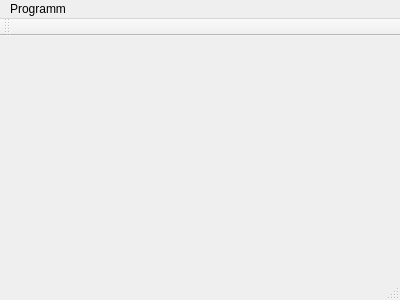
<?xml version="1.0" encoding="UTF-8"?>
<ui version="4.0">
 <class>MainWindow</class>
 <widget class="QMainWindow" name="MainWindow">
  <property name="geometry">
   <rect>
    <x>0</x>
    <y>0</y>
    <width>400</width>
    <height>300</height>
   </rect>
  </property>
  <property name="windowTitle">
   <string>MainWindow</string>
  </property>
  <widget class="QWidget" name="centralWidget">
   <layout class="QGridLayout" name="gridLayout">
    <item row="0" column="0">
     <widget class="WidgetSpectrumPlot" name="widget" native="true"/>
    </item>
   </layout>
  </widget>
  <widget class="QMenuBar" name="menuBar">
   <property name="geometry">
    <rect>
     <x>0</x>
     <y>0</y>
     <width>400</width>
     <height>21</height>
    </rect>
   </property>
   <widget class="QMenu" name="menuProgramm">
    <property name="title">
     <string>Programm</string>
    </property>
    <addaction name="actionQuit"/>
   </widget>
   <addaction name="menuProgramm"/>
  </widget>
  <widget class="QToolBar" name="mainToolBar">
   <attribute name="toolBarArea">
    <enum>TopToolBarArea</enum>
   </attribute>
   <attribute name="toolBarBreak">
    <bool>false</bool>
   </attribute>
  </widget>
  <widget class="QStatusBar" name="statusBar"/>
  <action name="actionQuit">
   <property name="text">
    <string>Quit</string>
   </property>
  </action>
 </widget>
 <layoutdefault spacing="6" margin="11"/>
 <customwidgets>
  <customwidget>
   <class>WidgetSpectrumPlot</class>
   <extends>QWidget</extends>
   <header>widgetspectrumplot.h</header>
   <container>1</container>
  </customwidget>
 </customwidgets>
 <resources/>
 <connections/>
</ui>
